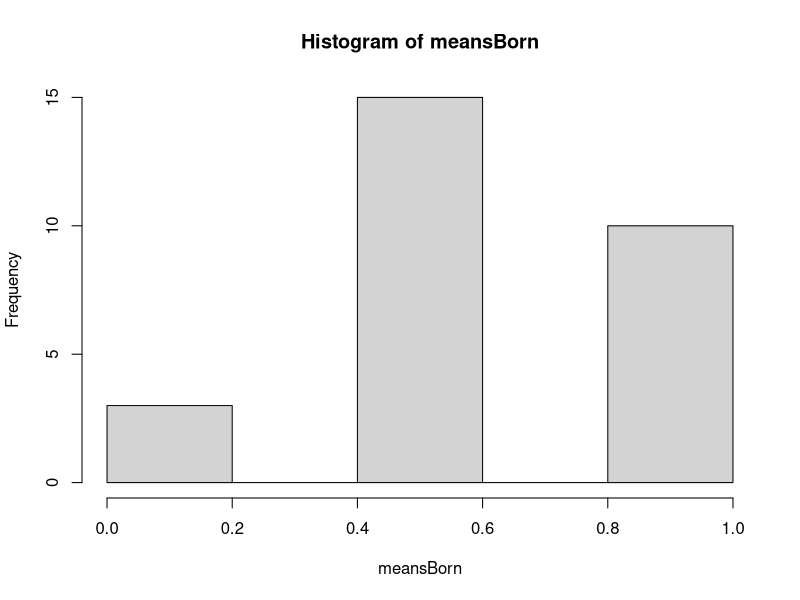

R code for this plot: (Note: this script raises an error after producing the figure.)
hours <- c(27,55,24,100,18,60,0,21)
born <- c(0,1,0,1,0,1,1,1) # Born in US = 1
gender <- c(1,1,0,0,1,1,1,1) # Male = 1
grad <- c(1,0,1,0,1,0,1,1) # Graduate = 1
df <- data.frame(hours=hours, born=born, gender=gender, grad=grad)

# statistics for hours taken from sample
hrsMean <- mean(df$hours) # mean of hours
hrsSD <- sd(df$hours) # standard deviation of hours


# SAMPLING DISTRIBUTION OF PROPORTIONS
# Proportions of Born in US

# combinations of proportions from born vector
bornMean <- mean(df$born)
meansBorn <- colMeans(combn(df$born,2)) # means of all combinations of 1,0 across students
meanBorn <- mean(colMeans(combn(df$born,2))) # mean of sampling distribution of proportions
meanBorn == bornMean
hist(meansBorn)

# sample proportion Variance
# take probability of success * 1-probability success*N/N-1
seBornBrute <- sqrt(sum((meansBorn-bornMean)^2*1/28)) # brute force method of obtaining SE from Sampling Dist of Proportion
varBorn = bornMean*(1-bornMean)*(length(df$born)/(length(df$born)-1)) # CLT method, variance depends on proportion (bornMean)
seBornCLT = sqrt(varBorn/2*(1-2/8)) # sqrt(variance of proportion/2 * finite population correction)
seBornCLT == seBornBrute






# Sample Hours Sampling Distribution
# take all combinations of sample of 2 from population of 8
hoursMeans <- colMeans(combn(df$hours,2))
hoursMean <- mean(colMeans(combn(df$hours,2))) # mean of sampling distribution for total distribution
meanHours == hrsMean # mean is unbiased estimator
hist(meansHours)
abline(v=meanHours, col='red')

# mean of sampling distribution of means of hours from samples of size 2 is 38.125 as well

# standard error of hours from sampling distribution, uses original dataset of hours
hoursSE <- sqrt(sum((hoursMeans - hoursMean)^2/length(meansHours))) # brute force method
hoursSECLT <- sqrt(hrsSD^2/2*(1-2/length(df$hours))) # CLT method with finite population correction
# as sample size larger, se smaller
hist(hoursMeans)




# Stratified Examples of Calculating Mean and Variance
# One unit randomly selected from each gender
# 12 possible samples
fem <- subset(df, gender==0)
male <- subset(df, gender==1)

# weight the results since pulling from stratified source
# female represents herself and 1 other, so 2 and male represents himself and 6 others, so 8
# divide by 8
counter = 1
means <- numeric(12)
for(i in fem[,'hours']){
  for(j in male[,'hours']){
      means[counter] = (2/8*i+6/8*j)
      counter = counter + 1
    }
}

genderMean <- mean(means)
genderSE <- sqrt(sum((means-stratMean)^2*(1/12)))

# variability is slightly reduced
# this was a stratified random design


# Stratification based on graduate/undergrad status
under <- subset(df, grad==0)
grad <- subset(df, grad==1)


counter = 1
means <- numeric(15)
for(i in under[,'hours']){
  for(j in grad[,'hours']){
    means[counter] = (3/8*i+5/8*j)
    counter = counter + 1
  }
}

classMean <- mean(means)
classSD <- sqrt(sum((means-stratMean)^2*(1/15)))
hist(means)

